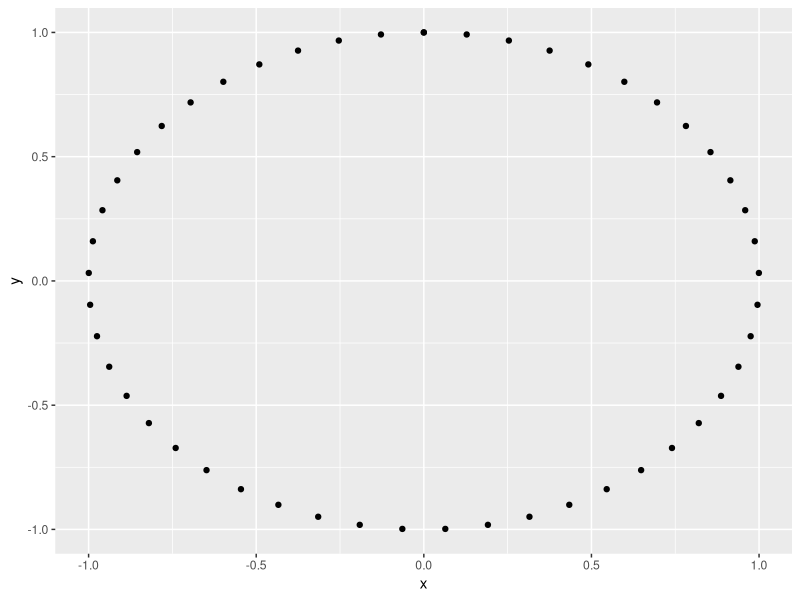
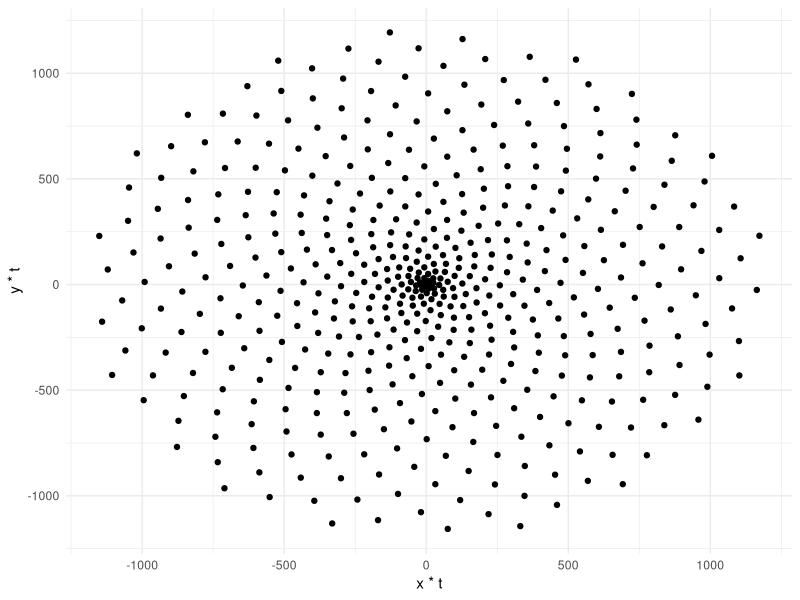
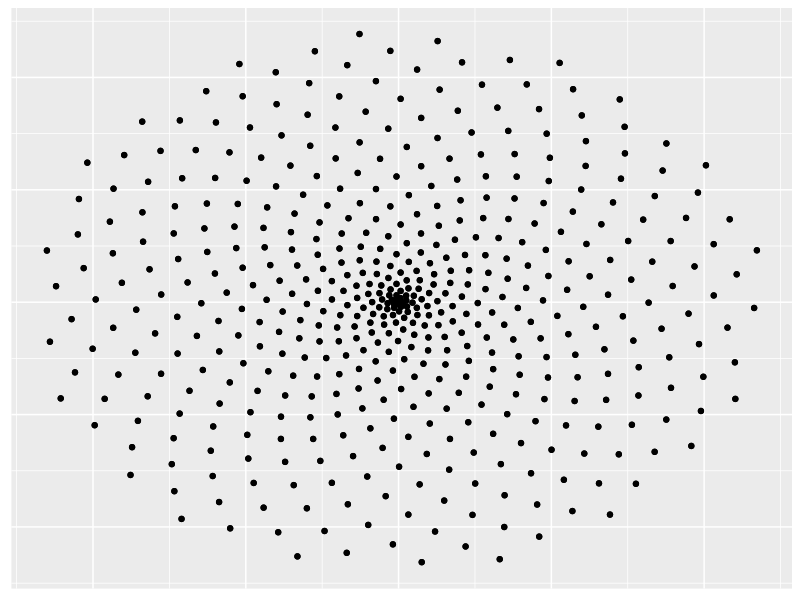
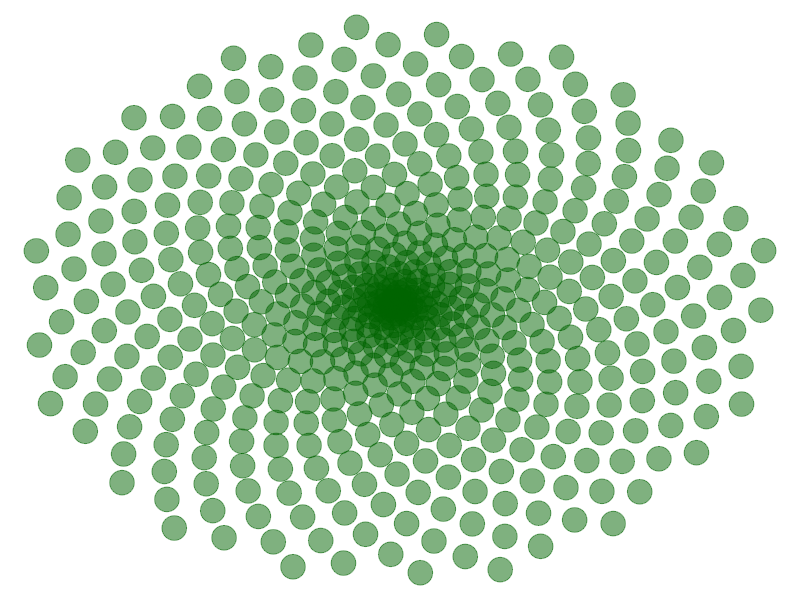
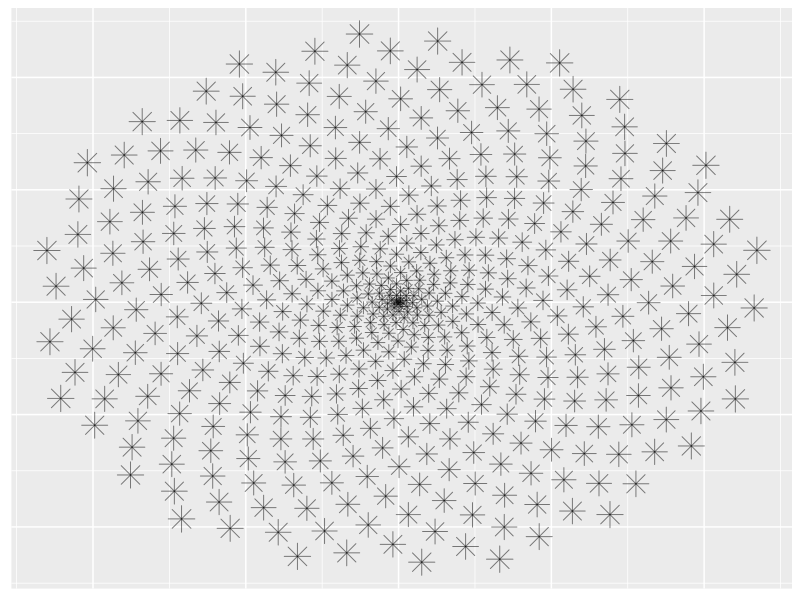
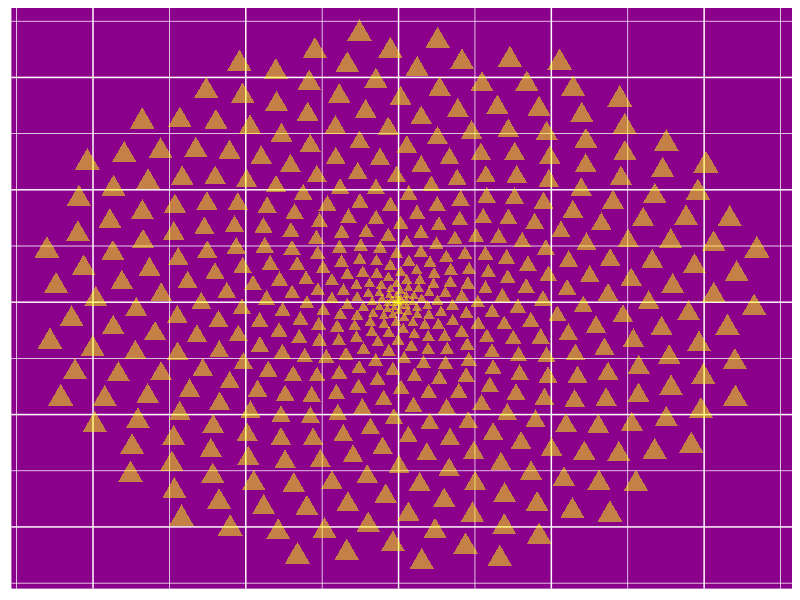
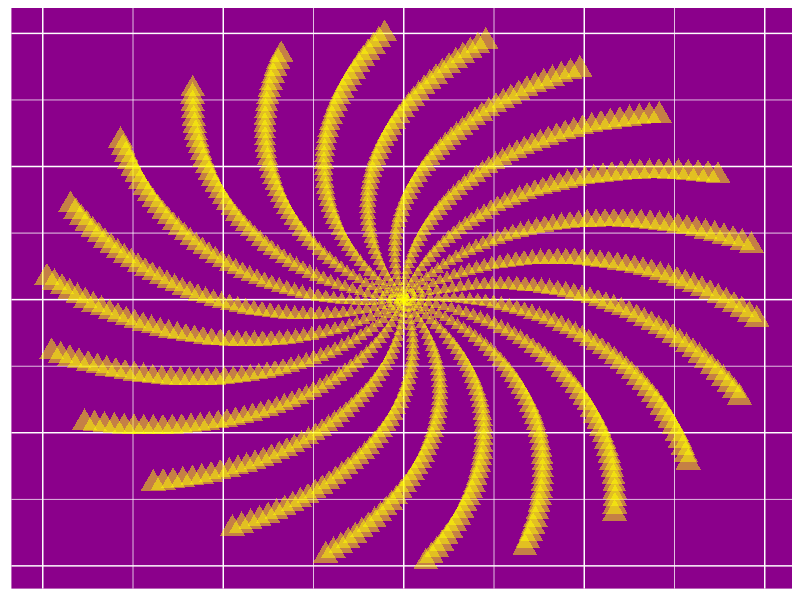
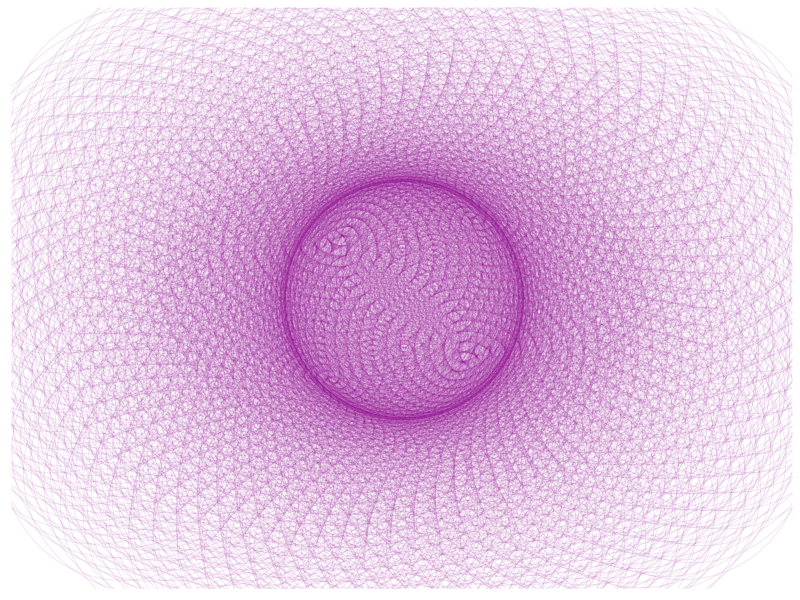

Write R code to recreate these figures, in order.





library(ggplot2)

options(repr.plot.width = 4, repr.plot.height = 4)


#1
# Create circle data to plot
t <- seq(0, 2*pi, length.out = 50)
x <- sin(t)
y <- cos(t)
df <- data.frame(t, x, y)

# Make a scatter plot of points in a circle
p <- ggplot(df, aes(x, y))
p + geom_point()

#2
points <- 500
angle <- pi*(3-sqrt(5))
t <- (1:points) * angle
x <- sin(t)
y <-cos(t)
df <- data.frame(t, x, y)

p <- ggplot(df, aes(x*t, y*t))
p + geom_point()+theme_minimal()

#3
p <- ggplot(df, aes(x*t, y*t))
p + geom_point() +
  geom_point()+
  theme(axis.title = element_blank(),
        axis.text = element_blank(), 
        axis.ticks = element_blank(),
        axis.line = element_blank(), 
        plot.title = element_blank(),
        legend.position = "none")

#4
p <- ggplot(df, aes(x*t, y*t))
p + geom_point(size=8, alpha=0.5, color="darkgreen") +
  theme_void()

#5
p <- ggplot(df, aes(x*t, y*t))
p + geom_point(aes(size=t), alpha=0.5, shape=8) +
  theme(axis.title = element_blank(),
        axis.text = element_blank(), 
        axis.ticks = element_blank(),
        axis.line = element_blank(), 
        plot.title = element_blank(),
        legend.position = "none")


#6
p <- ggplot(df, aes(x*t, y*t))
p + geom_point(aes(size=t), alpha=0.5, shape=17, color="yellow") +
  theme(axis.title = element_blank(),
        axis.text = element_blank(), 
        axis.ticks = element_blank(),
        axis.line = element_blank(), 
        plot.title = element_blank(),
        legend.position = "none",
        panel.background = element_rect(fill="darkmagenta"))

#7
# Change the value of the angle
angle <- 2
points <- 1000

t <- (1:points)*angle
x <- sin(t)
y <- cos(t)
df <- data.frame(t, x, y)

p <- ggplot(df, aes(x*t, y*t))
p + geom_point(aes(size=t), alpha=0.5, shape=17, color="yellow") +
  theme(axis.title = element_blank(),
        axis.text = element_blank(), 
        axis.ticks = element_blank(),
        axis.line = element_blank(), 
        plot.title = element_blank(),
        legend.position = "none",
        panel.background = element_rect(fill="darkmagenta"))

#8
# Change the values of angle and points
angle <- 13*pi/180
points <- 2000

t <- (1:points)*angle
x <- sin(t)
y <- cos(t)
df <- data.frame(t, x, y)

# Adjust the plot parameters to create the magenta flower
p <- ggplot(df, aes(x*t, y*t))
p + geom_point(size = 80, alpha = 0.1, shape = 1, color = "magenta4")+
  theme(legend.position="none",
        panel.background = element_rect(fill = "white"),
        panel.grid=element_blank(),
        axis.ticks=element_blank(),
        axis.title=element_blank(),
        axis.text=element_blank())

